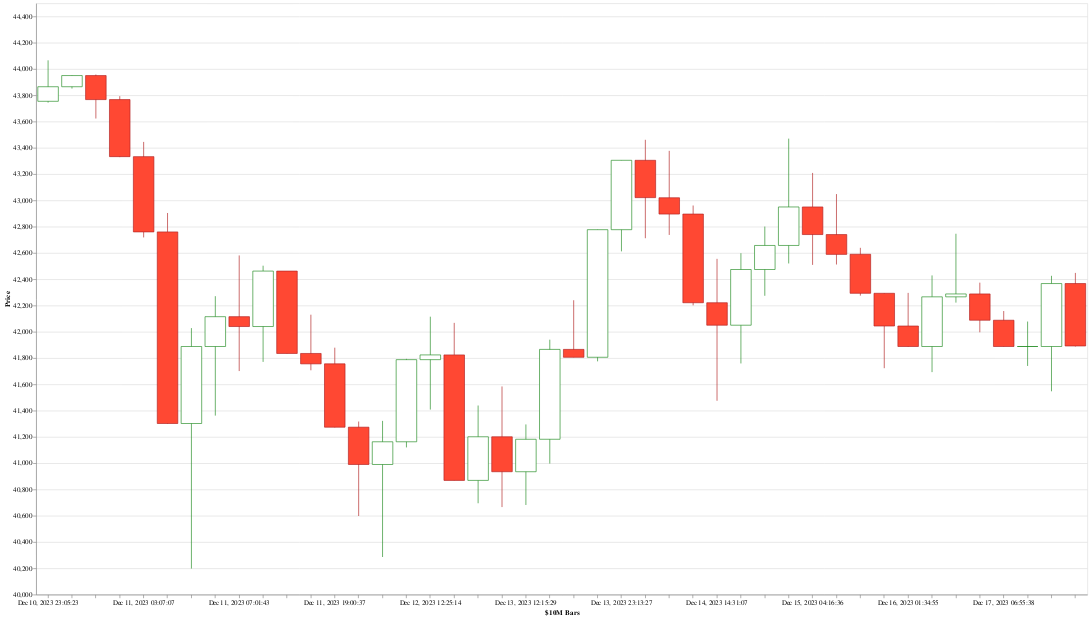

The code cell stored with this chart in its notebook:
### Code cell
def plot_candles(df, x_axis=None, width=800, height=400):
    green = 'forestgreen'
    red = 'rgb(255, 72, 51)'
    darkred = 'firebrick'
    white = 'white'

    open_close_fill = alt.condition(
        "datum.open <= datum.close",
        alt.value(white),
        alt.value(red)
    )

    open_close_rule = alt.condition(
        "datum.open <= datum.close",
        alt.value(green),
        alt.value(darkred)
    )

    open_close_stroke = alt.condition(
        "datum.open <= datum.close",
        alt.value(green),
        alt.value(darkred)
    )

    base = alt.Chart(df, width=width, height=height).encode(
        x=x_axis,
        color=open_close_fill,
    )

    rule = base.mark_rule().encode(
        alt.Y(
            'low:Q',
            title='Price',
            scale=alt.Scale(zero=False),
        ),
        alt.Y2('high:Q'),
        color=open_close_rule
        )

    bar = base.mark_bar(
        size=(width / len(df)) * 0.86
        ).encode(
        alt.Y('open:Q'),
        alt.Y2('close:Q'),
        stroke=open_close_stroke
        )

    return rule + bar


def plot_dollar_candles(df, **kwargs):
    # inferred
    bin_size = df.V.iloc[0]
    x_title = f'${int(round(bin_size / 10**6))}M Bars'
    x_axis = alt.X(
        f'yearmonthdatehoursminutesseconds(T):O',
        axis=alt.Axis(title=x_title)
        )
    return plot_candles(df, x_axis=x_axis, **kwargs)


plot_dollar_candles(dfs['v'], width=1600, height=900)

### Figure 1 — Vega-Lite specification as saved in the notebook (floating-point values rounded to 4 significant figures)
{"config": {"view": {"continuousWidth": 300, "continuousHeight": 300}}, "layer": [{"mark": {"type": "rule"}, "encoding": {"color": {"condition": {"test": "datum.open <= datum.close", "value": "forestgreen"}, "value": "firebrick"}, "x": {"axis": {"title": "$10M Bars"}, "field": "T", "timeUnit": "yearmonthdatehoursminutesseconds", "type": "ordinal"}, "y": {"field": "low", "scale": {"zero": false}, "title": "Price", "type": "quantitative"}, "y2": {"field": "high"}}}, {"mark": {"type": "bar", "size": 31.27}, "encoding": {"color": {"condition": {"test": "datum.open <= datum.close", "value": "white"}, "value": "rgb(255, 72, 51)"}, "stroke": {"condition": {"test": "datum.open <= datum.close", "value": "forestgreen"}, "value": "firebrick"}, "x": {"axis": {"title": "$10M Bars"}, "field": "T", "timeUnit": "yearmonthdatehoursminutesseconds", "type": "ordinal"}, "y": {"field": "open", "type": "quantitative"}, "y2": {"field": "close"}}}], "data": {"name": "data-1560cecbe6ee3b421d850548dd4aea34"}, "height": 900, "width": 1600, "$schema": "https://vega.github.io/schema/vega-lite/v5.15.1.json", "datasets": {"data-1560cecbe6ee3b421d850548dd4aea34": [{"open": 43754, "high": 44066, "low": 43744, "close": 43865, "Q": 227.9, "V": 9999000.0, "V_buy": 2589000.0, "V_sell": 7410000.0, "T": "2023-12-10T23:05:23", "D": -4820000.0}, {"open": 43865, "high": 43951, "low": 43851, "close": 43950, "Q": 227.7, "V": 10000000.0, "V_buy": 1815000.0, "V_sell": 8186000.0, "T": "2023-12-10T23:08:11", "D": -6371000.0}, {"open": 43950, "high": 43958, "low": 43623, "close": 43767, "Q": 227.9, "V": 10000000.0, "V_buy": 1939000.0, "V_sell": 8061000.0, "T": "2023-12-11T01:29:06", "D": -6122000.0}, {"open": 43767, "high": 43793, "low": 43329, "close": 43333, "Q": 229.5, "V": 10000000.0, "V_buy": 6341000.0, "V_sell": 3660000.0, "T": "2023-12-11T02:08:34", "D": 2681000.0}, {"open": 43333, "high": 43445, "low": 42718, "close": 42760, "Q": 231.4, "V": 9999000.0, "V_buy": 3069000.0, "V_sell": 6930000.0, "T": "2023-12-11T03:07:07", "D": -3862000.0}, {"open": 42760, "high": 42904, "low": 41301, "close": 41302, "Q": 237.0, "V": 10000000.0, "V_buy": 3380000.0, "V_sell": 6620000.0, "T": "2023-12-11T03:12:56", "D": -3240000.0}, {"open": 41302, "high": 42028, "low": 40198, "close": 41888, "Q": 244.5, "V": 10000000.0, "V_buy": 6418000.0, "V_sell": 3582000.0, "T": "2023-12-11T03:13:55", "D": 2836000.0}, {"open": 41888, "high": 42271, "low": 41362, "close": 42115, "Q": 238.7, "V": 10000000.0, "V_buy": 6284000.0, "V_sell": 3716000.0, "T": "2023-12-11T04:14:01", "D": 2568000.0}, {"open": 42115, "high": 42581, "low": 41701, "close": 42040, "Q": 238.0, "V": 10000000.0, "V_buy": 2637000.0, "V_sell": 7363000.0, "T": "2023-12-11T07:01:43", "D": -4727000.0}, {"open": 42040, "high": 42503, "low": 41771, "close": 42462, "Q": 236.4, "V": 9999000.0, "V_buy": 4670000.0, "V_sell": 5329000.0, "T": "2023-12-11T12:22:23", "D": -659400.0}, {"open": 42462, "high": 42462, "low": 41835, "close": 41835, "Q": 237.9, "V": 10000000.0, "V_buy": 5475000.0, "V_sell": 4525000.0, "T": "2023-12-11T15:29:23", "D": 950600.0}, {"open": 41835, "high": 42130, "low": 41707, "close": 41756, "Q": 238.5, "V": 10000000.0, "V_buy": 5776000.0, "V_sell": 4225000.0, "T": "2023-12-11T17:00:01", "D": 1551000.0}, {"open": 41756, "high": 41879, "low": 41272, "close": 41274, "Q": 240.2, "V": 10000000.0, "V_buy": 2056000.0, "V_sell": 7944000.0, "T": "2023-12-11T19:00:37", "D": -5888000.0}, {"open": 41274, "high": 41317, "low": 40598, "close": 40990, "Q": 244.0, "V": 10000000.0, "V_buy": 2213000.0, "V_sell": 7788000.0, "T": "2023-12-11T20:11:48", "D": -5576000.0}, {"open": 40990, "high": 41322, "low": 40286, "close": 41163, "Q": 245.2, "V": 10000000.0, "V_buy": 2642000.0, "V_sell": 7357000.0, "T": "2023-12-11T22:28:29", "D": -4715000.0}, {"open": 41163, "high": 41794, "low": 41120, "close": 41788, "Q": 241.7, "V": 10000000.0, "V_buy": 6972000.0, "V_sell": 3029000.0, "T": "2023-12-12T01:55:36", "D": 3943000.0}, {"open": 41788, "high": 42115, "low": 41408, "close": 41824, "Q": 239.2, "V": 10000000.0, "V_buy": 3750000.0, "V_sell": 6250000.0, "T": "2023-12-12T12:25:14", "D": -2499000.0}, {"open": 41824, "high": 42068, "low": 40869, "close": 40869, "Q": 241.2, "V": 9999000.0, "V_buy": 3392000.0, "V_sell": 6607000.0, "T": "2023-12-12T18:34:58", "D": -3215000.0}, {"open": 40869, "high": 41439, "low": 40695, "close": 41201, "Q": 242.9, "V": 10000000.0, "V_buy": 7079000.0, "V_sell": 2921000.0, "T": "2023-12-12T22:48:12", "D": 4158000.0}, {"open": 41201, "high": 41584, "low": 40666, "close": 40935, "Q": 243.3, "V": 10000000.0, "V_buy": 3712000.0, "V_sell": 6288000.0, "T": "2023-12-13T03:34:21", "D": -2577000.0}, {"open": 40935, "high": 41295, "low": 40682, "close": 41182, "Q": 243.7, "V": 10000000.0, "V_buy": 5371000.0, "V_sell": 4629000.0, "T": "2023-12-13T12:15:29", "D": 742400.0}, {"open": 41182, "high": 41940, "low": 40997, "close": 41866, "Q": 240.1, "V": 10000000.0, "V_buy": 5765000.0, "V_sell": 4235000.0, "T": "2023-12-13T16:21:46", "D": 1530000.0}, {"open": 41866, "high": 42240, "low": 41806, "close": 41806, "Q": 238.7, "V": 10000000.0, "V_buy": 2969000.0, "V_sell": 7031000.0, "T": "2023-12-13T17:44:34", "D": -4063000.0}, {"open": 41806, "high": 42777, "low": 41775, "close": 42777, "Q": 236.7, "V": 10000000.0, "V_buy": 5438000.0, "V_sell": 4562000.0, "T": "2023-12-13T20:38:35", "D": 876400.0}, {"open": 42777, "high": 43305, "low": 42612, "close": 43305, "Q": 232.7, "V": 10000000.0, "V_buy": 7405000.0, "V_sell": 2595000.0, "T": "2023-12-13T23:13:27", "D": 4810000.0}, {"open": 43305, "high": 43461, "low": 42712, "close": 43021, "Q": 232.5, "V": 10000000.0, "V_buy": 5456000.0, "V_sell": 4544000.0, "T": "2023-12-14T07:35:18", "D": 912000.0}, {"open": 43020, "high": 43377, "low": 42737, "close": 42896, "Q": 232.3, "V": 9999000.0, "V_buy": 2629000.0, "V_sell": 7371000.0, "T": "2023-12-14T14:14:59", "D": -4742000.0}, {"open": 42896, "high": 42961, "low": 42201, "close": 42221, "Q": 234.0, "V": 10000000.0, "V_buy": 1682000.0, "V_sell": 8318000.0, "T": "2023-12-14T14:29:35", "D": -6636000.0}, {"open": 42221, "high": 42555, "low": 41475, "close": 42050, "Q": 238.2, "V": 10000000.0, "V_buy": 4658000.0, "V_sell": 5342000.0, "T": "2023-12-14T14:31:07", "D": -684100.0}, {"open": 42050, "high": 42598, "low": 41759, "close": 42474, "Q": 237.7, "V": 10000000.0, "V_buy": 2738000.0, "V_sell": 7262000.0, "T": "2023-12-14T14:48:17", "D": -4524000.0}, {"open": 42474, "high": 42801, "low": 42274, "close": 42657, "Q": 235.4, "V": 10000000.0, "V_buy": 4552000.0, "V_sell": 5448000.0, "T": "2023-12-14T17:13:00", "D": -896700.0}, {"open": 42657, "high": 43470, "low": 42520, "close": 42950, "Q": 232.1, "V": 10000000.0, "V_buy": 5910000.0, "V_sell": 4089000.0, "T": "2023-12-14T19:54:08", "D": 1821000.0}, {"open": 42950, "high": 43209, "low": 42509, "close": 42740, "Q": 233.0, "V": 10000000.0, "V_buy": 4035000.0, "V_sell": 5966000.0, "T": "2023-12-15T04:16:36", "D": -1930000.0}, {"open": 42740, "high": 43048, "low": 42512, "close": 42589, "Q": 234.0, "V": 9999000.0, "V_buy": 5415000.0, "V_sell": 4585000.0, "T": "2023-12-15T14:07:57", "D": 829900.0}, {"open": 42590, "high": 42639, "low": 42275, "close": 42293, "Q": 235.7, "V": 10000000.0, "V_buy": 1193000.0, "V_sell": 8808000.0, "T": "2023-12-15T15:23:15", "D": -7615000.0}, {"open": 42293, "high": 42294, "low": 41723, "close": 42044, "Q": 237.8, "V": 10000000.0, "V_buy": 2820000.0, "V_sell": 7180000.0, "T": "2023-12-15T18:38:54", "D": -4360000.0}, {"open": 42044, "high": 42296, "low": 41886, "close": 41888, "Q": 237.8, "V": 10000000.0, "V_buy": 2252000.0, "V_sell": 7748000.0, "T": "2023-12-16T01:34:55", "D": -5496000.0}, {"open": 41888, "high": 42429, "low": 41693, "close": 42266, "Q": 237.3, "V": 10000000.0, "V_buy": 5973000.0, "V_sell": 4027000.0, "T": "2023-12-16T10:24:29", "D": 1946000.0}, {"open": 42266, "high": 42746, "low": 42222, "close": 42288, "Q": 235.8, "V": 10000000.0, "V_buy": 2824000.0, "V_sell": 7176000.0, "T": "2023-12-16T23:06:16", "D": -4352000.0}, {"open": 42288, "high": 42374, "low": 41996, "close": 42088, "Q": 236.9, "V": 10000000.0, "V_buy": 1165000.0, "V_sell": 8835000.0, "T": "2023-12-17T02:48:38", "D": -7670000.0}, {"open": 42088, "high": 42158, "low": 41888, "close": 41888, "Q": 238.1, "V": 10000000.0, "V_buy": 1066000.0, "V_sell": 8934000.0, "T": "2023-12-17T06:55:38", "D": -7867000.0}, {"open": 41888, "high": 42078, "low": 41740, "close": 41888, "Q": 238.5, "V": 10000000.0, "V_buy": 2337000.0, "V_sell": 7663000.0, "T": "2023-12-17T15:21:20", "D": -5326000.0}, {"open": 41888, "high": 42426, "low": 41547, "close": 42367, "Q": 239.1, "V": 10000000.0, "V_buy": 3369000.0, "V_sell": 6631000.0, "T": "2023-12-17T18:13:13", "D": -3262000.0}, {"open": 42367, "high": 42448, "low": 41888, "close": 41892, "Q": 140.9, "V": 5924000.0, "V_buy": 1505000.0, "V_sell": 4419000.0, "T": "2023-12-17T23:10:15", "D": -2915000.0}]}}
